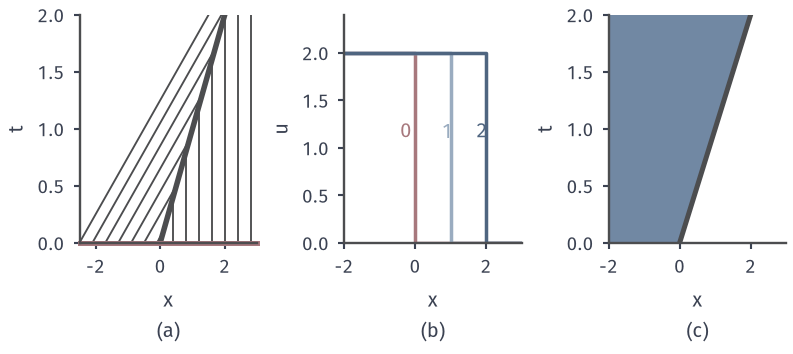

Write the Python code that produced this figure.
from pathlib import Path
import sys
ROOT = next(p for p in Path(__file__).resolve().parents if (p/'build.sh').is_file() and (p/'tex/book.tex').is_file())
sys.path.insert(0, str(ROOT/'figures/06-differential-equations/02-partial-differential-equations/matplotlib/cons-common'))
from cons_common import *
# Target: Burgers Riemann problem (2,0): shock speed 1, characteristics absorbed, profile and space-time field.
fig, axs = figure(width_mm=112, height_mm=50, ncols=3)
ax=axs[0]; style(ax); tm=2
for x0 in np.arange(-2.5,-.01,.4):
    e=min(-x0,tm); ax.plot([x0,x0+2*e],[0,e],color=LINE,lw=.75)
for x0 in np.arange(.4,3.01,.4):
    e=min(x0,tm); ax.plot([x0,x0],[0,e],color=LINE,lw=.75)
ax.plot([0,2],[0,2],color=LINE,lw=2.2); ax.plot([-2.5,3],[0,0],color=RED,lw=2,clip_on=False)
ax.set_xlim(-2.5,3); ax.set_ylim(0,tm); ax.set_ylabel('$t$'); sub(ax,'a','$x$')
ax=axs[1]; style(ax); ax.plot([-2,0,0,3],[2,2,0,0],color=RED,lw=1.4)
ax.plot([-2,1,1,3],[2,2,0,0],color=SHADES[1],lw=1.4); ax.plot([-2,2,2,3],[2,2,0,0],color=SHADES[3],lw=1.4)
ax.text(-.42,1.1,'$0$',color=RED); ax.text(.75,1.1,'$1$',color=SHADES[1]); ax.text(1.72,1.1,'$2$',color=SHADES[3])
ax.set_xlim(-2,3); ax.set_ylim(0,2.4); ax.set_ylabel('$u$'); sub(ax,'b','$x$')
ax=axs[2]; style(ax); x=np.linspace(-2,3,400); t=np.linspace(0,2,300); XX,TT=np.meshgrid(x,t)
ax.pcolormesh(XX,TT,np.where(XX<TT,2.0,0.0),cmap=FIELD,vmin=0,vmax=2,shading='auto',rasterized=True)
ax.plot([0,2],[0,2],color=LINE,lw=2.0); ax.set_xlim(-2,3); ax.set_ylim(0,2); ax.set_ylabel('$t$'); sub(ax,'c','$x$')
save(fig, HERE(__file__), 'figure', {'formula':'u_l=2,u_r=0,s=1'})
